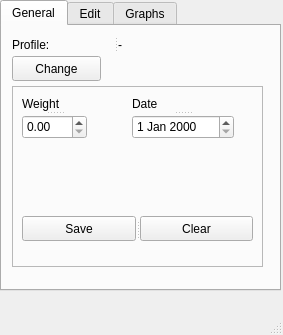
<?xml version="1.0" encoding="UTF-8"?>
<ui version="4.0">
 <class>MainWindow</class>
 <widget class="QMainWindow" name="MainWindow">
  <property name="geometry">
   <rect>
    <x>0</x>
    <y>0</y>
    <width>283</width>
    <height>335</height>
   </rect>
  </property>
  <property name="windowTitle">
   <string>MainWindow</string>
  </property>
  <widget class="QWidget" name="centralwidget">
   <widget class="QTabWidget" name="tabWidget">
    <property name="geometry">
     <rect>
      <x>0</x>
      <y>0</y>
      <width>281</width>
      <height>291</height>
     </rect>
    </property>
    <property name="currentIndex">
     <number>0</number>
    </property>
    <widget class="QWidget" name="generalTab">
     <attribute name="title">
      <string>General</string>
     </attribute>
     <widget class="QFrame" name="frame">
      <property name="geometry">
       <rect>
        <x>10</x>
        <y>60</y>
        <width>251</width>
        <height>181</height>
       </rect>
      </property>
      <property name="frameShape">
       <enum>QFrame::StyledPanel</enum>
      </property>
      <property name="frameShadow">
       <enum>QFrame::Raised</enum>
      </property>
      <widget class="QSplitter" name="splitter_2">
       <property name="geometry">
        <rect>
         <x>10</x>
         <y>130</y>
         <width>231</width>
         <height>25</height>
        </rect>
       </property>
       <property name="orientation">
        <enum>Qt::Horizontal</enum>
       </property>
       <widget class="QPushButton" name="generalSavePushButton">
        <property name="text">
         <string>Save</string>
        </property>
       </widget>
       <widget class="QPushButton" name="generalClearPushButton">
        <property name="text">
         <string>Clear</string>
        </property>
       </widget>
      </widget>
      <widget class="QSplitter" name="splitter_3">
       <property name="geometry">
        <rect>
         <x>10</x>
         <y>10</y>
         <width>65</width>
         <height>43</height>
        </rect>
       </property>
       <property name="orientation">
        <enum>Qt::Vertical</enum>
       </property>
       <widget class="QLabel" name="label_2">
        <property name="text">
         <string>Weight</string>
        </property>
       </widget>
       <widget class="QDoubleSpinBox" name="generalWeightDoubleSpinBox"/>
      </widget>
      <widget class="QSplitter" name="splitter_4">
       <property name="geometry">
        <rect>
         <x>120</x>
         <y>10</y>
         <width>102</width>
         <height>43</height>
        </rect>
       </property>
       <property name="orientation">
        <enum>Qt::Vertical</enum>
       </property>
       <widget class="QLabel" name="label_3">
        <property name="text">
         <string>Date</string>
        </property>
       </widget>
       <widget class="QDateEdit" name="generalWeightDateEdit"/>
      </widget>
     </widget>
     <widget class="QSplitter" name="splitter">
      <property name="geometry">
       <rect>
        <x>10</x>
        <y>10</y>
        <width>117</width>
        <height>17</height>
       </rect>
      </property>
      <property name="orientation">
       <enum>Qt::Horizontal</enum>
      </property>
      <widget class="QLabel" name="label">
       <property name="text">
        <string>Profile:</string>
       </property>
      </widget>
      <widget class="QLabel" name="generalProfileLabel">
       <property name="text">
        <string>-</string>
       </property>
      </widget>
     </widget>
     <widget class="QPushButton" name="generalChangeProfilePushButton">
      <property name="geometry">
       <rect>
        <x>10</x>
        <y>30</y>
        <width>89</width>
        <height>25</height>
       </rect>
      </property>
      <property name="text">
       <string>Change</string>
      </property>
     </widget>
    </widget>
    <widget class="QWidget" name="editTab">
     <attribute name="title">
      <string>Edit</string>
     </attribute>
     <widget class="QSplitter" name="splitter_5">
      <property name="geometry">
       <rect>
        <x>10</x>
        <y>50</y>
        <width>161</width>
        <height>171</height>
       </rect>
      </property>
      <property name="orientation">
       <enum>Qt::Vertical</enum>
      </property>
      <widget class="QLabel" name="label_4">
       <property name="text">
        <string>Name:</string>
       </property>
      </widget>
      <widget class="QLineEdit" name="editNameLineEdit"/>
      <widget class="QLabel" name="label_5">
       <property name="text">
        <string>Weight:</string>
       </property>
      </widget>
      <widget class="QDoubleSpinBox" name="editWeightDoubleSpinBox"/>
      <widget class="QLabel" name="label_6">
       <property name="text">
        <string>Date:</string>
       </property>
      </widget>
      <widget class="QDateEdit" name="editDateDateEdit"/>
     </widget>
     <widget class="QSplitter" name="splitter_6">
      <property name="geometry">
       <rect>
        <x>10</x>
        <y>10</y>
        <width>160</width>
        <height>25</height>
       </rect>
      </property>
      <property name="orientation">
       <enum>Qt::Horizontal</enum>
      </property>
      <widget class="QPushButton" name="editPushButton">
       <property name="text">
        <string>Edit</string>
       </property>
      </widget>
      <widget class="QPushButton" name="cancelEditPushButton">
       <property name="text">
        <string>Cancel</string>
       </property>
      </widget>
     </widget>
    </widget>
    <widget class="QWidget" name="graphsTab">
     <attribute name="title">
      <string>Graphs</string>
     </attribute>
     <widget class="QLabel" name="label_7">
      <property name="geometry">
       <rect>
        <x>100</x>
        <y>30</y>
        <width>16</width>
        <height>17</height>
       </rect>
      </property>
      <property name="text">
       <string>-</string>
      </property>
      <property name="alignment">
       <set>Qt::AlignCenter</set>
      </property>
     </widget>
     <widget class="QPushButton" name="showGraphPushButton">
      <property name="geometry">
       <rect>
        <x>120</x>
        <y>70</y>
        <width>89</width>
        <height>31</height>
       </rect>
      </property>
      <property name="text">
       <string>Show Graph</string>
      </property>
     </widget>
     <widget class="QSplitter" name="splitter_7">
      <property name="geometry">
       <rect>
        <x>10</x>
        <y>10</y>
        <width>86</width>
        <height>42</height>
       </rect>
      </property>
      <property name="orientation">
       <enum>Qt::Vertical</enum>
      </property>
      <widget class="QLabel" name="label_8">
       <property name="text">
        <string>Start date</string>
       </property>
      </widget>
      <widget class="QComboBox" name="graphStartDateComboBox"/>
     </widget>
     <widget class="QSplitter" name="splitter_8">
      <property name="geometry">
       <rect>
        <x>120</x>
        <y>10</y>
        <width>86</width>
        <height>42</height>
       </rect>
      </property>
      <property name="orientation">
       <enum>Qt::Vertical</enum>
      </property>
      <widget class="QLabel" name="label_9">
       <property name="text">
        <string>End date</string>
       </property>
      </widget>
      <widget class="QComboBox" name="graphEndDateComboBox"/>
     </widget>
    </widget>
   </widget>
  </widget>
  <widget class="QMenuBar" name="menubar">
   <property name="geometry">
    <rect>
     <x>0</x>
     <y>0</y>
     <width>283</width>
     <height>22</height>
    </rect>
   </property>
  </widget>
  <widget class="QStatusBar" name="statusbar"/>
 </widget>
 <resources/>
 <connections/>
</ui>
